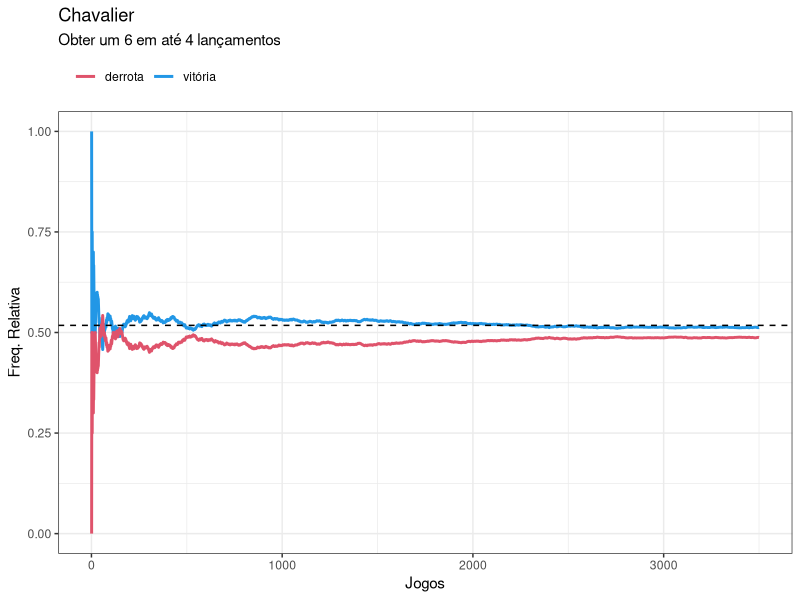

Generate this figure with R:

#----------------------------------------------------------------------
# CE301 - Estatística Básica
# PRÁTICAS EM R
#----------------------------------------------------------------------
# Prof. Me Lineu Alberto Cavazani de Freitas
#-----------------------------------------------------------------------
# Os comandos a seguir simulam o primeriro jogo do problema de Chavalier:
# lança-se um dado até no máximo quatro vezes e ganha se obtiver um seis.
# 
# O jogo é simulado diversas vezes e são calculadas as frequências 
# relativas de vitórias e derrotas conforme o número de lançamentos 
# aumenta.
#
#-----------------------------------------------------------------------
rm(list = ls())
#-----------------------------------------------------------------------
library(gganimate)
library(ggplot2)
#-----------------------------------------------------------------------
# Número de jogadas
n_jogadas <- 3500
#-----------------------------------------------------------------------
# Jogadas
jogos <- c()

for (i in 1:n_jogadas) {
  jogos[i] <- ifelse(sum(sample(1:6, 4, replace = T) == 6) >= 1,
                          'vitória', 'derrota')  
}
#-----------------------------------------------------------------------
# Organizando resultados
resultados <- data.frame(tentativa = 1:n_jogadas,
                         resultado = jogos)

resultados$vitória <- cumsum(ifelse(resultados$resultado == 'vitória',1,0))/resultados$tentativa
resultados$derrota <- cumsum(ifelse(resultados$resultado == 'derrota',1,0))/resultados$tentativa
#-----------------------------------------------------------------------
# Plotando resultados
legenda <- c("vitória" = 4, 
             "derrota" = 2)

ggplot(resultados, aes(x = tentativa)) +
  geom_line(aes(y = vitória, color = "vitória"), size = 1) +
  geom_line(aes(y = derrota, color = "derrota"), size = 1) +
  geom_hline(yintercept=1-(5/6)^4, 
             linetype="dashed", color = "black") +
  ylim(0,1) +
  #transition_reveal(tentativa) +
  labs(x = "Jogos",
       y = "Freq. Relativa",
       color = "") +
  scale_color_manual(values = legenda) + 
  theme_bw()+ 
  theme_bw() + 
  theme(legend.position='top', 
        legend.justification='left',
        legend.direction='horizontal') +
  labs(title = "Chavalier",
          subtitle = 'Obter um 6 em até 4 lançamentos')
#-----------------------------------------------------------------------
# Comparando as frequências relativas com as probabilidades esperadas
resultados[nrow(resultados),]
#-----------------------------------------------------------------------
